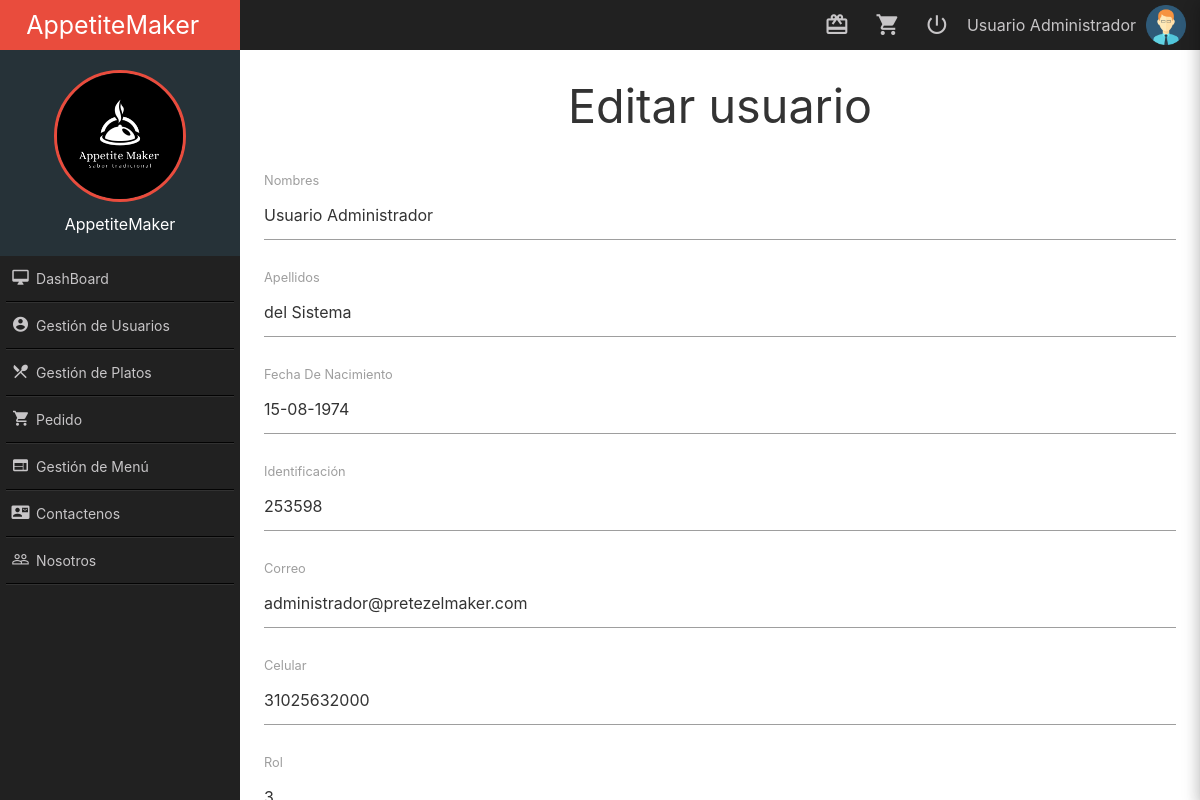
The page /usuario/7/edit (signed in) on the database its author committed.
### tables this page shows
CREATE TABLE Usuario (id INTEGER PRIMARY KEY AUTOINCREMENT, nombres VARCHAR (60) NOT NULL, apellidos CHAR (60), correo VARCHAR (60) NOT NULL UNIQUE, identificacion CHAR (20) NOT NULL UNIQUE, fechanacimiento DATETIME, celular CHAR (15), usuario VARCHAR (20) NOT NULL, password VARCHAR (20) NOT NULL, rolID INT REFERENCES Rol (id));

### app.py (the view)
@app.route('/usuario/<id>/edit', methods=('GET', 'POST'))
def editarUsuario(id):
    user_id = session.get( 'user_id' )
    if user_id is None:
        return redirect( url_for( 'login' ) )
    else:
        if (session.get( 'rol' )==1):
            return redirect( url_for( 'menu' ) )
    form = pasarAForm(id)
    if request.method == 'POST':
        updateUsuario(id)
        return redirect( url_for( 'usuarios' ) )
    return render_template('edit_usuario.html', form=form,  titulo='Editar usuario')

### db.py (called while the page is built)
def get_db():
    try:
        if 'db' not in g:
            g.db = sqlite3.connect("appetittemaker.db",check_same_thread=False)
            g.db.row_factory = sqlite3.Row
        return g.db
    except Error:
        print( Error )

### metodos.py (called while the page is built)
def pasarAForm(id):
    form = Usuario()
    data = selectUsuario(id)
    form.nombres.default= data[0]
    form.apellidos.default= data[1]
    form.correo.default= data[2]
    form.identificacion.default =data[3]
    form.fechaDeNacimiento.default=data[4]
    form.celular.default =data[5]
    form.rol.default=data[6]
    form.process()
    return form

def selectUsuario(idUsuario):
    db = get_db()
    orden = "SELECT nombres, apellidos, correo, identificacion, fechanacimiento, celular, rolID FROM Usuario WHERE id= ?"
    usuario = db.execute(orden, (idUsuario,)).fetchone()
    return usuario

### templates/edit_usuario.html (shortened to what this page needs)
 {% extends "base.html" %}
 {% block contenido %}
  <h3 align="center">Editar usuario</h3>
  <form action="" method="post" name="formEdicion">
    <div class="col s12">
        <p>
        {{ form.nombres.label }}
        {{ form.nombres(size=30, disabled=false) }}<br />
        </p>
        <p>
        {{ form.apellidos.label }}
        {{ form.apellidos(size=30, disabled=false) }}<br />
        </p>
        <p>
            {{ form.fechaDeNacimiento.label }}
            {{ form.fechaDeNacimiento(size=30, disabled=false) }}<br />
        </p>
        <p>
        {{ form.identificacion.label }}
        {{ form.identificacion(size=20, disabled=false)}}<br />
        </p>
        <p>
            {{ form.correo.label }}
            {{ form.correo(size=130, disabled=false)}}<br />
        </p>
        <p>
            {{ form.celular.label }}
            {{ form.celular(size=12, disabled=false)}}<br />
        </p>
        <p>
            {{ form.rol.label }}
            {{ form.rol(size=1, disabled=false)}}<br />
        </p>
    </div>
</form>
{% endblock %}

### templates/base.html (shortened to what this page needs)
<!DOCTYPE html>
<html lang="es">
<head>
    <link rel="stylesheet" href="{{ url_for('static', filename='css/normalize.css') }}"/>
    <link rel="stylesheet" href="{{ url_for('static', filename='css/materialize.min.css') }}"/>
    <link rel="stylesheet" href="{{ url_for('static', filename='css/material-design-iconic-font.min.css') }}"/>
    <link rel="stylesheet" href="{{ url_for('static', filename='css/jquery.mCustomScrollbar.css') }}"/>
    <link rel="stylesheet" href="{{ url_for('static', filename='css/sweetalert.css') }}"/>
    <link rel="stylesheet" href="{{ url_for('static', filename='css/style.css') }}"/>
</head>
<body>
    <section class="NavLateral full-width">
        <div class="NavLateral-content full-width">
            <header class="NavLateral-title full-width center-align">
                AppetiteMaker
            </header>
            <figure class="full-width NavLateral-logo">
                <img src="{{ url_for('static', filename='images/Logo2.png') }}" alt="material-logo" class="responsive-img center-box">
                <figcaption class="center-align">{{Titulo}} AppetiteMaker</figcaption>
            </figure>
            <div class="NavLateral-Nav">
                <ul class="full-width">
                    {% if  session['rol']==3  %}
                    <li>
                        <a href="/dashboard" class="waves-effect waves-light"><i class="zmdi zmdi-desktop-mac zmdi-hc-fw"></i> DashBoard</a>
                    </li>
                    <li class="NavLateralDivider"></li>
                    <li>
                        <a href="/usuario" class="waves-effect waves-light"><i class="zmdi zmdi-account-circle zmdi-hc-fw"></i> Gestión de Usuarios</a>
                    </li>
                    <li class="NavLateralDivider"></li>
                    <li>
                        <a href="/gestion_platos" class="waves-effect waves-light"><i class="zmdi zmdi-cutlery zmdi-hc-fw"></i> Gestión de Platos</a>
                    </li>
                    <li class="NavLateralDivider"></li>
                    <li>
                        <a href="/pedido" class="waves-effect waves-light"><i class="zmdi zmdi-shopping-cart zmdi-hc-fw"></i> Pedido</a>
                    </li>
                    {% endif  %}
                    <li class="NavLateralDivider"></li>
                    <li>
                       <a href="/menu" class="waves-effect waves-light"><i class="zmdi zmdi-view-web zmdi-hc-fw"></i> Gestión de Menú</a>
                    </li>
                    <li class="NavLateralDivider"></li>
                    <li>
                        <a href="/contacto" class="waves-effect waves-light"><i class="zmdi zmdi-account-box-mail zmdi-hc-fw"></i> Contactenos</a>
                    </li>
                    <li class="NavLateralDivider"></li>
                    <li>
                        <a href="/nosotros" class="waves-effect waves-light"><i class="zmdi zmdi-accounts-outline zmdi-hc-fw"></i> Nosotros</a>
                    </li>
                    <li class="NavLateralDivider"></li>
                </ul>
            </div>
        </div>
    </section>
    <section class="ContentPage full-width">
        <div class="ContentPage-Nav full-width">
            <ul class="full-width">
                <li><figure><img src="{{ url_for('static', filename='assets/img/user.png') }}" alt="UserImage"></figure></li>
                <li style="padding:0 5px;">{{ session['user_name'] }}</li>
                <li><a href="#" class="tooltipped waves-effect waves-light btn-ExitSystem" data-position="bottom" data-delay="50" data-tooltip="Cerrar Sesion"><i class="zmdi zmdi-power"></i></a></li>
                <li><a href="/pedido" class="tooltipped waves-effect waves-light " data-position="bottom" data-delay="50" data-tooltip="Pedido"><i class="zmdi zmdi-shopping-cart"></i></a></li>
                <li><a href="/listadeseos" class="tooltipped waves-effect waves-light " data-position="bottom" data-delay="50" data-tooltip="Lista de Deseos"><i class="zmdi zmdi-card-giftcard"></i></a></li>
            </ul>
        </div>
        <div class="row">
            <article class="col s12">
                {% block contenido %}
                {% endblock %}
            </article>
        </div>
    </section>
</body>
</html>

### static/css/style.css (style rules this page uses)
body, html { margin: 0; padding: 0; position: relative; font-size: 16px; background-color: #fff; width: 100%; height: 100%; color: #333; }
.full-width { margin: 0; padding: 0; width: 100%; }
.center-box { margin:0 auto; }
.NavLateral, .ContentPage { position: absolute; top: 0; height: 100%; }
.NavLateral { left: 0; width: 20%; }
.NavLateral-content { height: 100%; position: absolute; z-index: 10; background-color: rgb(33,33,33); color: #C7C5C7; }
.NavLateral-title { height: 50px; line-height: 50px; color: #fff; background-color: rgb(233,76,61); font-size: 25px; }
.NavLateral-logo { padding: 20px 0; color: #fff; background-color: rgb(38,50,56); }
.NavLateral-logo img { width: 55%; height: auto; display: block; border-radius: 50%; margin-bottom: 10px; border: 3px solid rgb(233,76,61); }
.NavLateralDivider { height: 0 !important; width: 95% !important; background-color: transparent; border: none; border-top: 1px solid rgba(0,0,0,0.9); border-bottom:1px solid rgba(255,255,255,0.08); margin: 0 auto !important; }
.NavLateral-Nav ul li { height: auto; margin: 0; padding: 0; }
.NavLateral-Nav ul li a { height: 45px; line-height: 45px; width: 100%; font-size: 14px; padding-left: 9px; display: block; color: #C7C5C7; transition: all .3s ease-in-out; }
.NavLateral-Nav ul li a i { font-size: 18px; }
.ContentPage { right: 0; width: 80%; background-color: #fff; }
.ContentPage-Nav { height: 50px; background-color: rgb(33,33,33); position: relative; }
.ContentPage-Nav ul { height: 50px; padding-right: 9px; position: relative; }
.ContentPage-Nav ul li { height: 50px; float: right; min-width: 50px; color: #C7C5C7; position: relative; line-height: 50px; }
.ContentPage-Nav ul li a { height: 50px; width: 50px; line-height: 50px; display: block; text-align: center; color: #C7C5C7; font-size: 25px; position: relative; }
.ContentPage-Nav ul li figure { margin: 0; padding: 0 5px; }
.ContentPage-Nav ul li figure img { width: 40px; height: 40px; margin-top: 5px; }

### rows shown on the page
Usuario: user_name "Usuario Administrador", nombres "Usuario Administrador", apellidos "del Sistema", identificacion "253598", correo "administrador@pretezelmaker.com", celular "31025632000"
